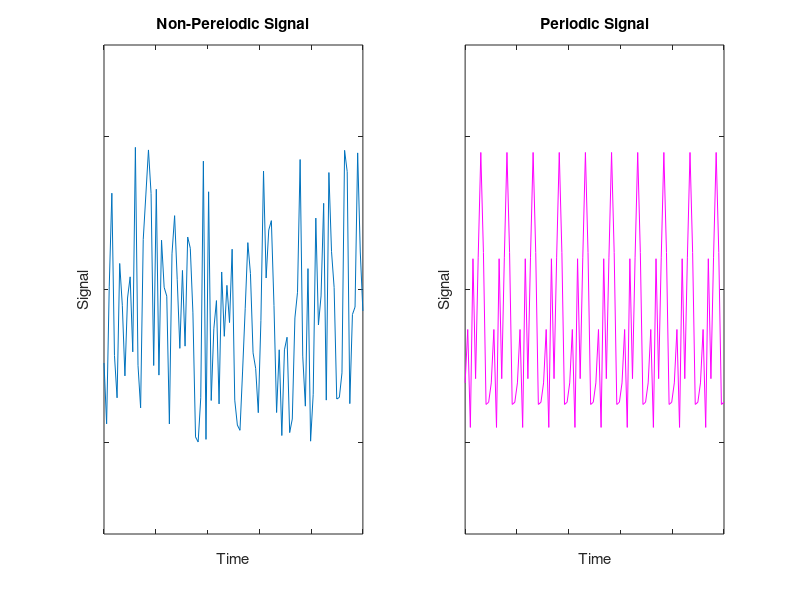

Here is the MATLAB script that generated this plot:
t=linspace(0,10,100);
as=10*rand(1,length(t))-5;
ps_sample=10*rand(1,(length(t(1:10))))-5;
ps=zeros(1,100);
for i=1:10:91
    ps(i:i+9)=ps_sample;
end

figure('Position',[0 0 600 200])
subplot(1,2,1)
plot(t,as)
title('Non-Pereiodic Signal')
axis nolabel
axis([0 10 -8 8])
xlabel('Time')
ylabel('Signal')
subplot(1,2,2)
plot(t,ps,"m")
axis nolabel
axis([0 10 -8 8])
title('Periodic Signal')
xlabel('Time')
ylabel('Signal')
waitforbuttonpress ()
print(1,strcat("../images/",mfilename(),".pdf"),"-dpdf","-S600,200")